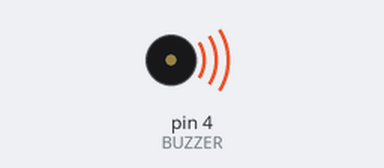
Recording of a sketch running on a simulated Arduino Uno, built with avr-gcc and run on an emulated ATmega328P. Shown: buzzer (waves = sounding).

Above: at 0.1 s.
At 2.71 s:
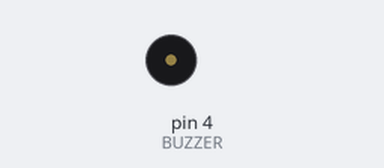
Timing chart, 0 to 4.0 s (numbered marks = the images above):
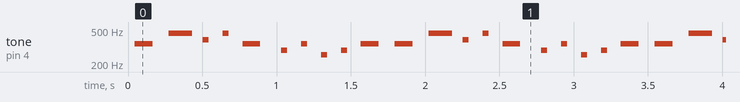

The sketch:

CatMini_Test_Buzzer.ino
```cpp
// (licence header left out)
#define BUZZER 4 //définition du pin du buzzer


void beep(int note, float duration = 10, int pause = 0, byte repeat = 1) { //création d'une fonction pour faire biper
  //le buzzer a une certaine note (par défaut duration = 10)
  if (note == 0) {
    analogWrite(BUZZER, 0); //on éteint le buzzer
    delay(duration); //on attend le temps de duration (en millisecondes)
    return; //on sort de la fonction
  }

  int freq = 220 * pow(1.059463, note); //formule connue
  float period = 1000000.0 / freq / 2.0; //formule connue
  for (byte r = 0; r < repeat; r++) {
    for (float t = 0; t < duration * 1000; t += period * 2) {
      analogWrite(BUZZER, 150);      //on allume le buzzer
      delayMicroseconds(period);          //on attend le temps de period (en microsecondes)
      analogWrite(BUZZER, 0);       //on éteint le buzzer
      delayMicroseconds(period);         //on attend le temps de period (en microsecondes)
    }
    delay(pause);
  }
}

void playMelody(byte m[], int len) { // fonction qui permet de jouer une suite de notes
  for (int i = 0; i < len; i++)
    beep(m[i], 1000 / m[len + i], 100); // pour toutes les notes de la liste de note, on joue la note
}
void setup() {


  Serial.begin(57600); //initialisation du miniteur série
  pinMode(BUZZER, OUTPUT); //buzzer défini comme une sortie : on lui envoie des ordres

}


void loop() {


  byte melody[] = {8, 13, 10, 13, 8, 0, 5, 8, 3, 5, 8,   // définition de la suite de notes
                   8, 8, 32, 32, 8, 32, 32, 32, 32, 32, 8
                   //8,8,16,16,8,16,16,16,16,8
                  };
  playMelody(melody, sizeof(melody) / 2); // on joue la mélodie
}
```
